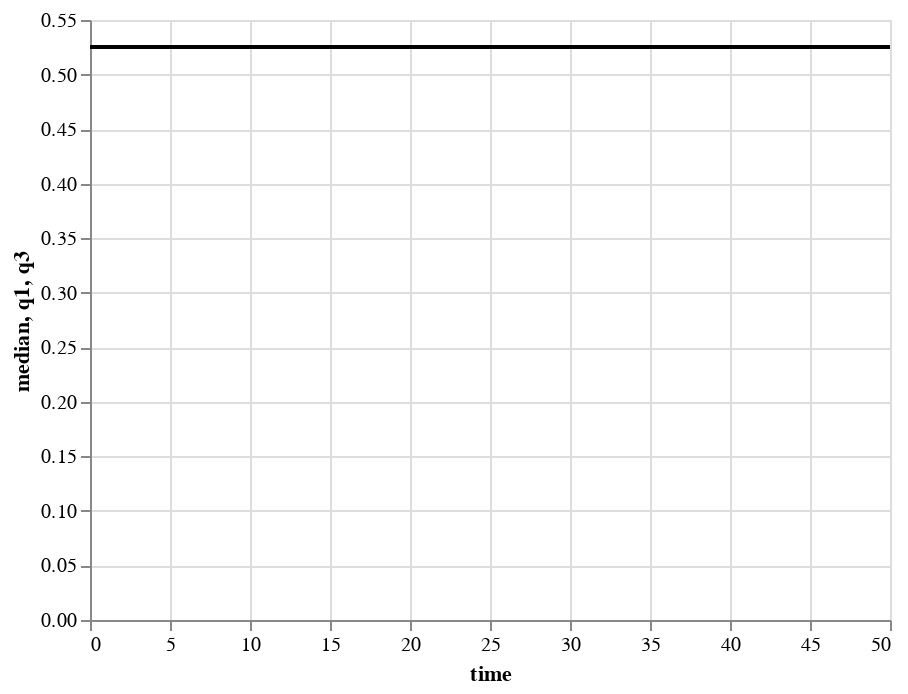

This figure's notebook cell:
### Code cell
df = pd.DataFrame({'median':s.knowledge_median_s, 'q1':s.knowledge_q1_s, 'q3':s.knowledge_q3_s}).reset_index().rename(columns={'index':'time'})
# a line chart showing the median, q1 and q3 of the knowledge distribution
chart = alt.Chart(df).mark_line().encode(
    x='time', y='median', color=alt.value('black')
) + alt.Chart(df).mark_area(opacity=0.3).encode(
    x='time', y='q1', y2='q3', color=alt.value('black')
)
chart

### Figure 1 — Vega-Lite specification as saved in the notebook (floating-point values rounded to 4 significant figures)
{"config": {"view": {"continuousWidth": 400, "continuousHeight": 300}}, "layer": [{"mark": "line", "encoding": {"color": {"value": "black"}, "x": {"field": "time", "type": "quantitative"}, "y": {"field": "median", "type": "quantitative"}}}, {"mark": {"type": "area", "opacity": 0.3}, "encoding": {"color": {"value": "black"}, "x": {"field": "time", "type": "quantitative"}, "y": {"field": "q1", "type": "quantitative"}, "y2": {"field": "q3"}}}], "data": {"name": "data-fb78edd704518581447e376195acf268"}, "$schema": "https://vega.github.io/schema/vega-lite/v4.17.0.json", "datasets": {"data-fb78edd704518581447e376195acf268": [{"time": 0, "median": 0.5252, "q1": 0.5252, "q3": 0.5252}, {"time": 1, "median": 0.5252, "q1": 0.5252, "q3": 0.5252}, {"time": 2, "median": 0.5252, "q1": 0.5252, "q3": 0.5252}, {"time": 3, "median": 0.5252, "q1": 0.5252, "q3": 0.5252}, {"time": 4, "median": 0.5252, "q1": 0.5252, "q3": 0.5252}, {"time": 5, "median": 0.5252, "q1": 0.5252, "q3": 0.5252}, {"time": 6, "median": 0.5252, "q1": 0.5252, "q3": 0.5252}, {"time": 7, "median": 0.5252, "q1": 0.5252, "q3": 0.5252}, {"time": 8, "median": 0.5252, "q1": 0.5252, "q3": 0.5252}, {"time": 9, "median": 0.5252, "q1": 0.5252, "q3": 0.5252}, {"time": 10, "median": 0.5252, "q1": 0.5252, "q3": 0.5252}, {"time": 11, "median": 0.5252, "q1": 0.5252, "q3": 0.5252}, {"time": 12, "median": 0.5252, "q1": 0.5252, "q3": 0.5252}, {"time": 13, "median": 0.5252, "q1": 0.5252, "q3": 0.5252}, {"time": 14, "median": 0.5252, "q1": 0.5252, "q3": 0.5252}, {"time": 15, "median": 0.5252, "q1": 0.5252, "q3": 0.5252}, {"time": 16, "median": 0.5252, "q1": 0.5252, "q3": 0.5252}, {"time": 17, "median": 0.5252, "q1": 0.5252, "q3": 0.5252}, {"time": 18, "median": 0.5252, "q1": 0.5252, "q3": 0.5252}, {"time": 19, "median": 0.5252, "q1": 0.5252, "q3": 0.5252}, {"time": 20, "median": 0.5252, "q1": 0.5252, "q3": 0.5252}, {"time": 21, "median": 0.5252, "q1": 0.5252, "q3": 0.5252}, {"time": 22, "median": 0.5252, "q1": 0.5252, "q3": 0.5252}, {"time": 23, "median": 0.5252, "q1": 0.5252, "q3": 0.5252}, {"time": 24, "median": 0.5252, "q1": 0.5252, "q3": 0.5252}, {"time": 25, "median": 0.5252, "q1": 0.5252, "q3": 0.5252}, {"time": 26, "median": 0.5252, "q1": 0.5252, "q3": 0.5252}, {"time": 27, "median": 0.5252, "q1": 0.5252, "q3": 0.5252}, {"time": 28, "median": 0.5252, "q1": 0.5252, "q3": 0.5252}, {"time": 29, "median": 0.5252, "q1": 0.5252, "q3": 0.5252}, {"time": 30, "median": 0.5252, "q1": 0.5252, "q3": 0.5252}, {"time": 31, "median": 0.5252, "q1": 0.5252, "q3": 0.5252}, {"time": 32, "median": 0.5252, "q1": 0.5252, "q3": 0.5252}, {"time": 33, "median": 0.5252, "q1": 0.5252, "q3": 0.5252}, {"time": 34, "median": 0.5252, "q1": 0.5252, "q3": 0.5252}, {"time": 35, "median": 0.5252, "q1": 0.5252, "q3": 0.5252}, {"time": 36, "median": 0.5252, "q1": 0.5252, "q3": 0.5252}, {"time": 37, "median": 0.5252, "q1": 0.5252, "q3": 0.5252}, {"time": 38, "median": 0.5252, "q1": 0.5252, "q3": 0.5252}, {"time": 39, "median": 0.5252, "q1": 0.5252, "q3": 0.5252}, {"time": 40, "median": 0.5252, "q1": 0.5252, "q3": 0.5252}, {"time": 41, "median": 0.5252, "q1": 0.5252, "q3": 0.5252}, {"time": 42, "median": 0.5252, "q1": 0.5252, "q3": 0.5252}, {"time": 43, "median": 0.5252, "q1": 0.5252, "q3": 0.5252}, {"time": 44, "median": 0.5252, "q1": 0.5252, "q3": 0.5252}, {"time": 45, "median": 0.5252, "q1": 0.5252, "q3": 0.5252}, {"time": 46, "median": 0.5252, "q1": 0.5252, "q3": 0.5252}, {"time": 47, "median": 0.5252, "q1": 0.5252, "q3": 0.5252}, {"time": 48, "median": 0.5252, "q1": 0.5252, "q3": 0.5252}, {"time": 49, "median": 0.5252, "q1": 0.5252, "q3": 0.5252}, {"time": 50, "median": 0.5252, "q1": 0.5252, "q3": 0.5252}]}}
